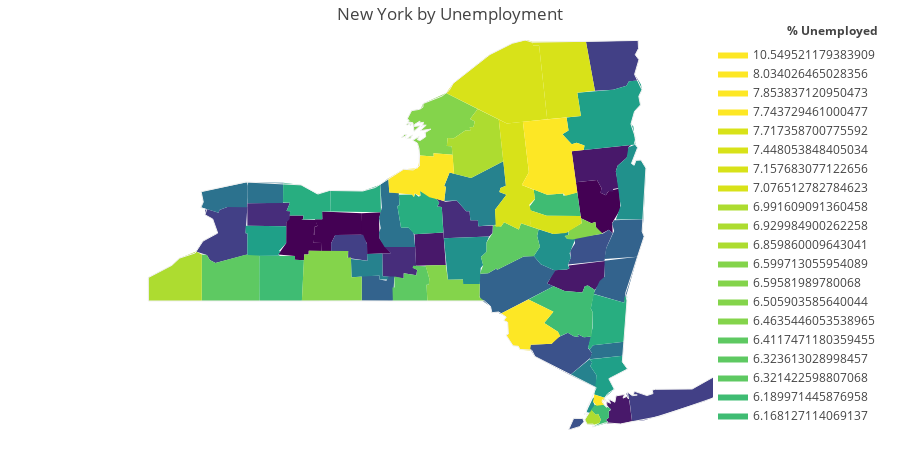

The notebook cell this image was saved under:
### Markdown cell above
# `Distribution of Unemployment by State`

### Code cell
state = 'New York'
df_map = df[df['Location'].str.contains(state)]


fig = ff.create_choropleth(fips=df_map.fips,
    scope=[state],
    values=df_map.percent_unemployed,
    show_state_data=True,
    show_hover = True,
    title_text = f'{state} by Unemployment',
    legend_title = '% Unemployed')

fig.layout.template=None
    
fig.show()
